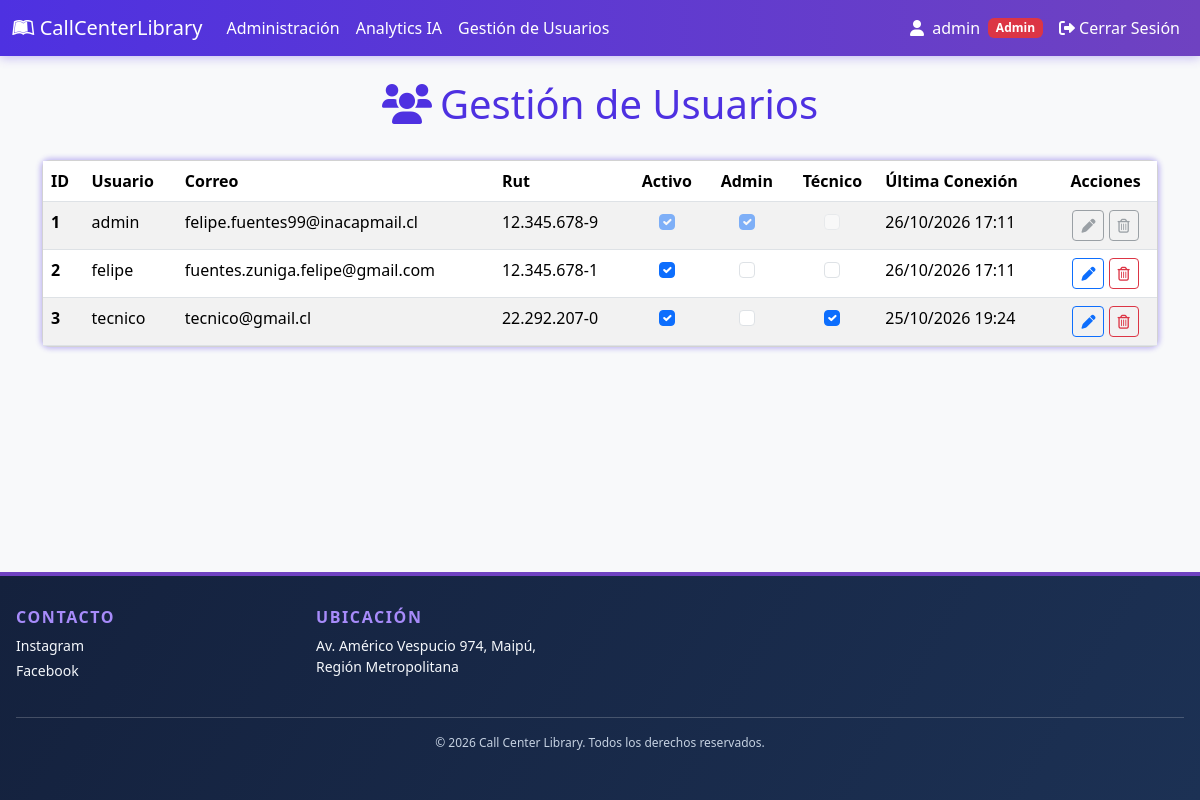
The app's page /GestionUsuarios/ (signed in), older data.
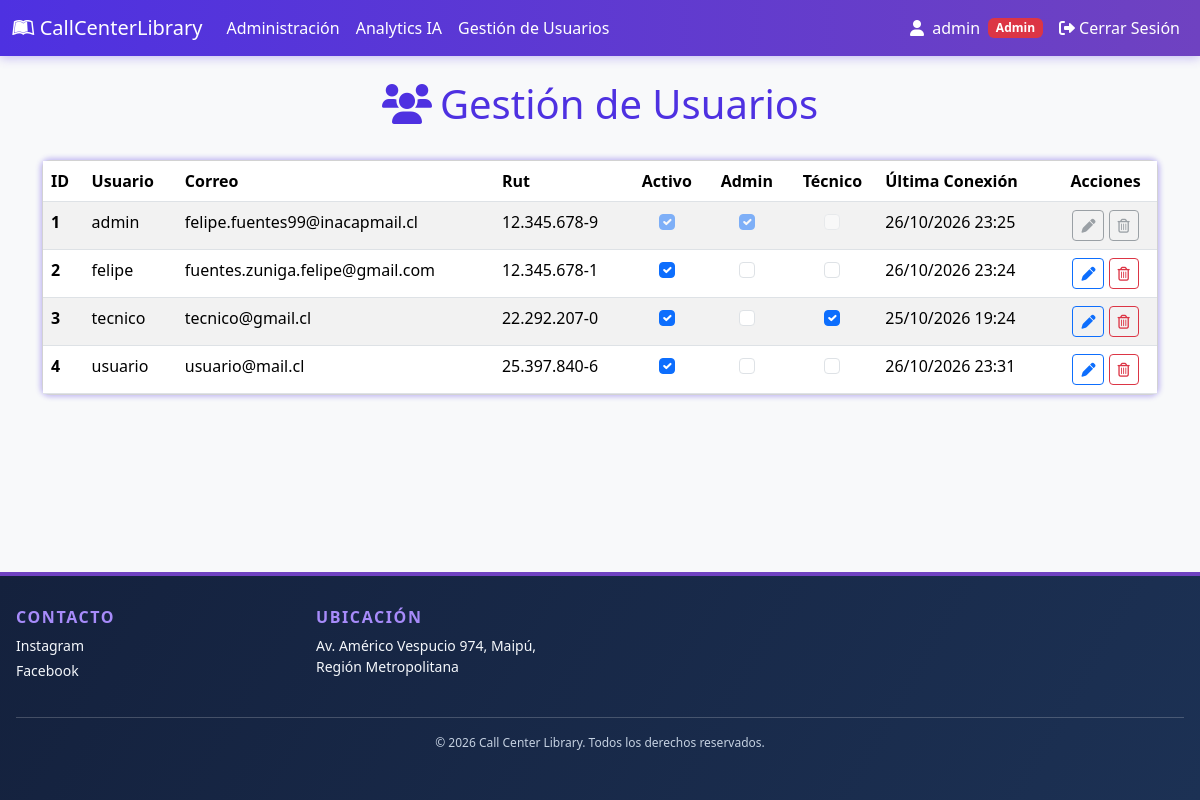
The same page, newer data.
### online/models.py (models this page shows, shortened)
class Usuario(AbstractBaseUser):
    nombre = models.CharField(
        verbose_name="Nombre", max_length=30, blank=True, null=True
    )
    apellido = models.CharField(
        verbose_name="Apellido", max_length=30, blank=True, null=True
    )
    rut = models.CharField(
        verbose_name="RUT", max_length=12, unique=True, blank=True, null=True
    )
    correo = models.EmailField(
        verbose_name="Correo electrónico",
        max_length=70,
        unique=True,
    )
    usuario = models.CharField(
        verbose_name="Usuario",
        max_length=50,
        unique=True,
    )
    fecha_nacimiento = models.DateField(
        verbose_name="Fecha de nacimiento", null=True, blank=True
    )
    activo = models.BooleanField(default=True)
    admin = models.BooleanField(default=False)
    tecnico = models.BooleanField(default=False)
    token = TextField(default="")
    token_hasta = DateTimeField(auto_now_add=True)
    USERNAME_FIELD = "usuario"
    REQUIRED_FIELDS = ["correo"]
    objects = UserManager()
    @property
    def is_active(self):
        return self.activo

### administracion/views.py (the view, shortened to what this page needs)
# urls.py: path("GestionUsuarios/", GestionUsuarios, name="gestion_usuarios"),
@login_required
def GestionUsuarios(request: HttpRequest) -> HttpResponse:
    usuario: object = request.user
    assert isinstance(usuario, Usuario)
    es_admin: int = usuario.admin
    es_tecnico: int = usuario.tecnico
    if not es_admin and not es_tecnico:
        return redirect(f"/Inicio/")
    Usuarios: QuerySet[Usuario] = Usuario.objects.all()
    return render(
        request       = request,
        template_name = "GestionUsuarios.html",
        context       = {"Usuarios": Usuarios},
    )

### administracion/templates/GestionUsuarios.html (shortened to what the changed rows need)
{% extends "componentes/header.html" %}
{% load static %}
{% block content %}
<div class="container py-4">
    <div class="row mb-4">
        <div class="col">
            <h1 class="text-center text-purple"><i class="fas fa-users me-2"></i>Gestión de Usuarios</h1>
        </div>
    </div>
    <div class="card card-purple">
        <div class="card-body p-0">
            <table class="table table-striped table-hover mb-0">
                <thead>
                    <tr>
                        <th scope="col">ID</th>
                        <th scope="col">Usuario</th>
                        <th scope="col">Correo</th>
                        <th scope="col">Rut</th>
                        <th scope="col" class="text-center">Activo</th>
                        <th scope="col" class="text-center">Admin</th>
                        <th scope="col" class="text-center">Técnico</th>
                        <th scope="col">Última Conexión</th>
                        <th scope="col" class="text-center">Acciones</th>
                    </tr>
                </thead>
                <tbody>
                {% for Usuario in Usuarios %}
                    <tr>
                        <th scope="row">{{ Usuario.id }}</th>
                        <td>
                            {{ Usuario.usuario }}
                        </td>
                        <td>{{ Usuario.correo }}</td>
                        <td>{{ Usuario.rut }}</td>
                        {% if Usuario.admin %}
                        <td class="text-center">
                            <input class="form-check-input" type="checkbox" name="activo" form="user-change-{{ Usuario.id }}" {% if Usuario.activo %}checked{% endif %} disabled/>
                        </td>
                        <td class="text-center">
                            <input class="form-check-input" type="checkbox" name="admin" form="user-change-{{ Usuario.id }}" {% if Usuario.admin %}checked{% endif %} disabled/>
                        </td>
                        <td class="text-center">
                            <input class="form-check-input" type="checkbox" name="tecnico" form="user-change-{{ Usuario.id }}" {% if Usuario.tecnico %}checked{% endif %} disabled/>
                        </td>
                        <td>{{ Usuario.last_login|date:"d/m/Y H:i" }}</td>
                        <td class="text-center">
                            <button class="btn btn-sm btn-outline-secondary" type="submit" form="user-change-{{ Usuario.id }}" disabled title="No editable">
                                <i class="fa-solid fa-pen"></i>
                            </button>
                            <form method="post" action="{% url 'eliminar_usuario' Usuario.id %}" onsubmit="return confirm('¿Estas seguro de borrar este usuario?')" class="d-inline">
                                <button class="btn btn-sm btn-outline-secondary" type="submit" disabled title="No eliminable">
                                    <i class="fa-regular fa-trash-can"></i>
                                </button>
                            </form>
                        </td>
                        {% else %}
                        <td class="text-center">
                            <input class="form-check-input" type="checkbox" name="activo" form="user-change-{{ Usuario.id }}" {% if Usuario.activo %}checked{% endif %}/>
                        </td>
                        <td class="text-center">
                            <input class="form-check-input" type="checkbox" name="admin" form="user-change-{{ Usuario.id }}" {% if Usuario.admin %}checked{% endif %}/>
                        </td>
                        <td class="text-center">
                            <input class="form-check-input" type="checkbox" name="tecnico" form="user-change-{{ Usuario.id }}" {% if Usuario.tecnico %}checked{% endif %}/>
                        </td>
                        <td>{{ Usuario.last_login|date:"d/m/Y H:i" }}</td>
                        <td class="text-center">
                            <button class="btn btn-sm btn-outline-primary" type="submit" form="user-change-{{ Usuario.id }}" title="Guardar cambios">
                                <i class="fa-solid fa-pen"></i>
                            </button>
                            <form method="post" action="{% url 'eliminar_usuario' Usuario.id %}" onsubmit="return confirm('¿Estas seguro de borrar este usuario?')" class="d-inline">
                                <button class="btn btn-sm btn-outline-danger" type="submit" title="Eliminar">
                                    <i class="fa-regular fa-trash-can"></i>
                                </button>
                            </form>
                        </td>
                        {% endif %}
                    </tr>
                {% empty %}
                    <tr><td colspan="9" class="text-center py-4 text-muted">No hay usuarios para mostrar.</td></tr>
                {% endfor %}
                </tbody>
              </table>
        </div>
    </div>
</div>
{% endblock %}

### online/templates/componentes/header.html (shortened to what this page needs)
{% load static %}
<!DOCTYPE html>
<html lang="es">
<head>
    <link rel="stylesheet" href="https://cdnjs.cloudflare.com/ajax/libs/font-awesome/6.0.0/css/all.min.css">
    <link href="https://cdn.jsdelivr.net/npm/bootstrap@5.3.8/dist/css/bootstrap.min.css" rel="stylesheet">
    <link href="{% static 'main.css'%}" rel="stylesheet">
</head>
<body>
    <nav class="navbar navbar-expand-lg">
        <div class="container-fluid">
            <a class="navbar-brand" href="{% if user.is_authenticated %}{% if user.admin or user.tecnico %}/Administracion/{% else %}/Inicio/{% endif %}{% else %}/{% endif %}">
            <i class="fa-brands fa-leanpub"></i>
                CallCenterLibrary
            </a>
            <div class="collapse navbar-collapse" id="navbar-items">
                <ul class="navbar-nav me-auto mb-2 mb-lg-0">
                    {% if user.is_authenticated %}
                        {% if user.admin or user.tecnico %}
                        <li class="nav-item">
                            <a class="nav-link" href="/Administracion/">Administración</a>
                        </li>
                        {% if user.admin %}
                        <li class="nav-item">
                            <a class="nav-link" href="{% url 'analytics_ia' %}">Analytics IA</a>
                        </li>
                        {% endif %}
                        {% if user.admin %}
                        <li class="nav-item">
                            <a class="nav-link" href="/GestionUsuarios/">Gestión de Usuarios</a>
                        </li>
                        {% endif %}
                        {% else %}
                        <li class="nav-item">
                            <a class="nav-link" href="/Inicio/">Inicio</a>
                        </li>
                        {% endif %}
                    {% else %}
                        <li class="nav-item">
                            <a class="nav-link" href="/">Inicio</a>
                        </li>
                    {% endif %}
                </ul>
                {% if user.is_authenticated %}
                    <span class="text-white me-2">
                        <i class="fas fa-user me-1"></i> {{ user.usuario }}
                    </span>
                    {% if user.admin %}
                        <span class="badge bg-danger me-2">Admin</span>
                    {% elif user.tecnico %}
                        <span class="badge bg-info me-2">Técnico</span>
                    {% endif %}
                {% endif %}
                <ul class="navbar-nav mb-2 mb-lg-0">
                    {% if user.is_authenticated %}
                        <li class="nav-item">
                            <form method="post" action="{% url 'Logout' %}" class="d-inline">
                                <button type="submit" class="btn btn-link nav-link">
                                    <i class="fas fa-sign-out-alt"></i> Cerrar Sesión
                                </button>
                            </form>
                        </li>
                    {% endif %}
                </ul>
            </div>
        </div>
    </nav>
    <main>
        {% block content %}
        {% endblock %}
    </main>
    <footer class="site-footer">
        <div class="footer-content">
            <section class="footer-section">
                <h2>Contacto</h2>
                <p>Instagram</p>
                <p>Facebook</p>
            </section>
            <section class="footer-section">
                <h2>Ubicación</h2>
                <p>Av. Américo Vespucio 974, Maipú, Región Metropolitana</p>
            </section>
            <p class="footer-copyright">© 2026 Call Center Library. Todos los derechos reservados.</p>
        </div>
    </footer>
</body>
</html>

Row changes from the older to the newer data that the page shows:
changed Usuario "admin": last_login "26/10/2026 17:11" → "26/10/2026 23:25"
changed Usuario "felipe": last_login "26/10/2026 17:11" → "26/10/2026 23:24"
added Usuario: id "4", usuario "usuario", correo "usuario@mail.cl", rut "25.397.840-6", activo "☑", last_login "26/10/2026 23:31"
